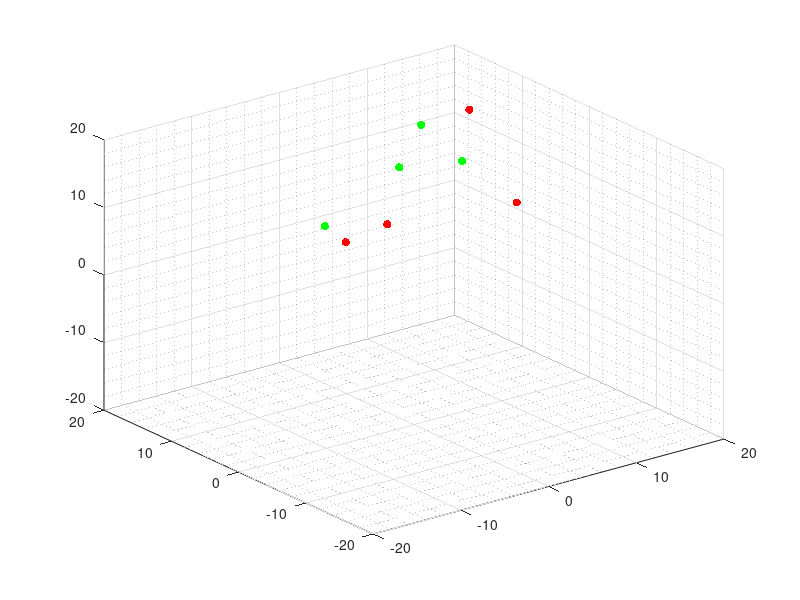

MATLAB code for this plot: (Note: this script raises an error after producing the figure.)
% =========================================================================
% SIMULACIÓN DEL PROBLEMA DE RENDEZVOUS EN 3D
% =========================================================================
% Autor: Kenneth Andree Aldana Corado
% Última modificación: 08/09/2022
% Basado en: "Simulación de control de formación sin modificaciones"
% de Andrea Maybell Peña Echeverría
% (MODELO 0)
% =========================================================================
% El siguiente script implementa la simulación de la ecuación 
% de consenso para el caso del consenso en un punto.
% =========================================================================

%% Inicialización del mundo
gridsize = 20;
initsize = 20;
N = 8;
dt = 0.01;
T = 20;

% Inicialización de la posición de los agentes
X = initsize*rand(3,N);
Xi = X;

% Inicialización de la velocidad de los agentes
V = zeros(3,N);

%% Grafico de posición inicial de los agentes
%  Se utiliza distinción de color por agentes
%    Rojo:    agente 1
%    Verde:   agente 2
%    Azul:    agente 3
%    Negro:   agente 4
color = [255 0 0;
         255 0 0;
         255 0 0;
         255 0 0;
         0 255 0;
         0 255 0;
         0 255 0;
         0 255 0];    
agents = scatter3(X(1,:),X(2,:),X(3,:),[],color,'filled');
grid minor;
xlim([-gridsize, gridsize]);
ylim([-gridsize, gridsize]);
zlim([-gridsize, gridsize]);

%% Selección matriz y parámetros del sistema
d = MatrizF(2);    % matriz de formación
r = 5;               % radio agentes
R = 20;              % rango sensor
VelMax = 10;         % velocidad máxima

%% Inicialización de simulación
t = 0;
ciclos = 1;
historico = zeros(100*T,N);
hX = zeros(100*T,N);
hY = zeros(100*T,N);
hZ = zeros(100*T,N);
cambio = 0;

while(t < T)
    for i = 1:N
        E = 0;
        for j = 1:N
            dist = X(:,i)- X(:,j); % vector xi - xj
            mdist = norm(dist);    % norma euclidiana vector xi - xj
            dij = 2*d(i,j);        % distancia deseada entre agentes i y j
            
            % Peso añadido a la ecuación de consenso
            if(mdist == 0 || mdist >= R)
                w = 0;
            else
                switch cambio
                    case 0              % inicio: acercar a los agentes sin chocar
                        w = (mdist - (2*(r + 0.5)))/(mdist - (r + 0.5))^2;
                    case {1,2}
                        if (dij == 0)   % si no hay arista, se usa función "plana" como collision avoidance
                            w = 0.018*sinh(1.8*mdist-8.4)/mdist; 
                        else            % collision avoidance & formation control
                            w = (4*(mdist - dij)*(mdist - r) - 2*(mdist - dij)^2)/(mdist*(mdist - r)^2); 
                        end
                end
            end
            % Tensión de aristas entre agentes
            E = E + w.*dist;
        end
        % Comparación con la velocidad máxima y ajuste
        if(norm(E) > VelMax)    
            ang = atan2(E(2),E(1));
            E(1) = VelMax*cos(ang);
            E(2) = VelMax*sin(ang);
        end
        
        % Actualización de velocidad
        V(:,i) = -1*E;

    end

    % Al llegar muy cerca de la posición deseada realizar cambio de control
    if(norm(V) < 0.2)
        cambio = cambio + 1;
    end
    % Actualización de la posición de los agentes
    X = X + V*dt;
    
    % Almacenamiento de variables para graficar
    for a = 1:N
        hX(ciclos,a)= X(1,a);
        hY(ciclos,a)= X(2,a);
        hZ(ciclos,a)= X(3,a);
    end
    historico(ciclos,:) = (sum(V.^2,1)).^0.5;
    
    % Se actualiza la gráfica, se muestra el movimiento y se incrementa el
    % tiempo
    agents.XData = X(1,:);
    agents.YData = X(2,:);
    agents.ZData = X(3,:);
    pause(dt);
    t = t + dt;
    ciclos = ciclos + 1;
end

figure(1);
plot(0:dt:T-0.01,historico);
xlabel('Tiempo (segundos)');
ylabel('Velocidad (unidades/segundo)');
ylim([-1,inf])

% trayectorias
figure(2);
hold on;
plot3(hX,hY,hZ,'--');
xlabel('Posición en eje X (unidades)');
ylabel('Posición en eje Y (unidades)');
zlabel('Posición en eje Z (unidades)');
scatter3(Xi(1,:),Xi(2,:),Xi(3,:),[], 'k');
scatter3(X(1,:),X(2,:),X(3,:),[], 'k', 'filled');
hold off;
